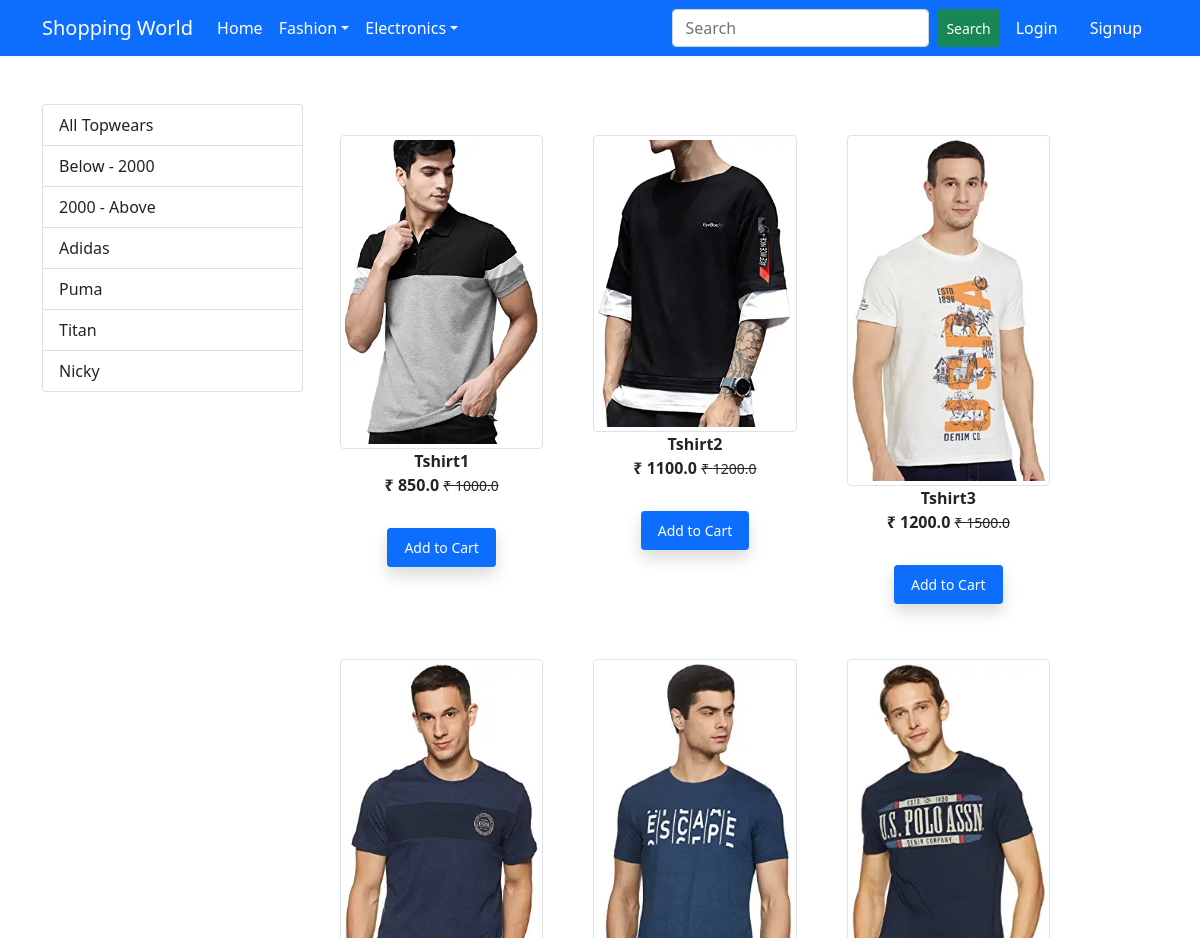
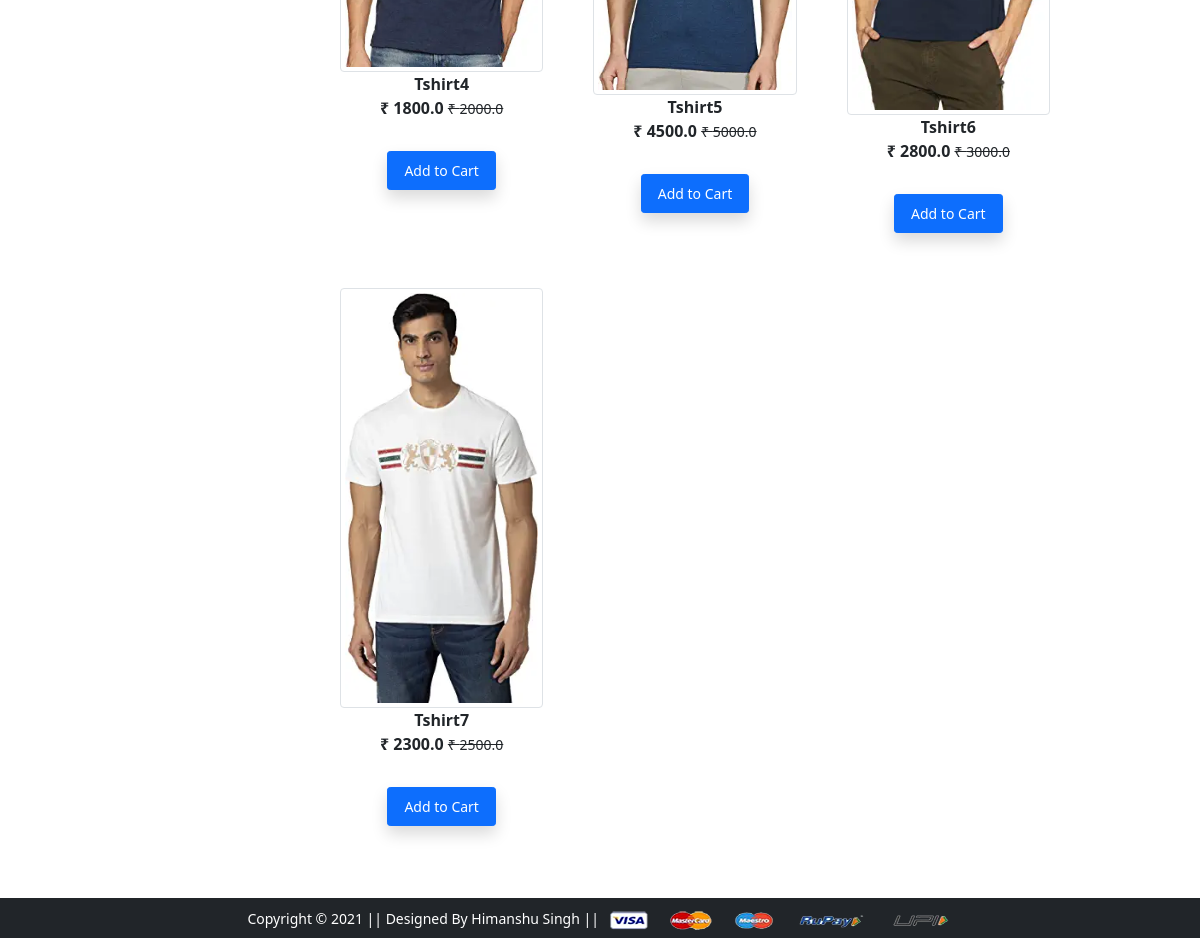
Screenshot of /topwears/ with the database file from the repository (2 pictures, top to bottom).
### core/models.py (models this page shows, shortened)
class Product(models.Model):
    title = models.CharField(max_length=255)
    selling_price = models.FloatField()
    discounted_price = models.FloatField()
    description = models.TextField()
    brand = models.CharField(max_length=255)
    category = models.CharField(choices=CATEGORY_CHOICES, max_length=255)
    product_image = models.ImageField(upload_to='product_img')

### core/views.py (the view)
# urls.py: path('topwears/', views.topwears, name='topwears'),
def topwears(request, data=None):
    topwears = Product.objects.filter(category='TW')
    if data is None:
        items = topwears
    elif data == 'Below':
        items = topwears.filter(discounted_price__lt=2000)
    elif data == 'Above':
        items = topwears.filter(discounted_price__gt=2000)
    else:
        items = topwears.filter(brand=data)
    context = {'items': items}
    return render(request, 'core/topwears.html', context)

### core/templates/core/topwears.html (shortened to what this page needs)
{% extends 'core/base.html' %}
{% load static %}
{% block main-content %}
    <div class="container my-5">
        <div class="row">
            <div class="col-sm-3">
                <div class="list-group">
                    <a href="{% url 'topwears' %}" class="list-group-item list-group-item-action">All Topwears</a>
                    <a href="{% url 'topwears_data' 'Below' %}" class="list-group-item list-group-item-action">Below - 2000</a>
                    <a href="{% url 'topwears_data' 'Above' %}" class="list-group-item list-group-item-action">2000 - Above</a>
                    <a href="{% url 'topwears_data' 'Adidas' %}" class="list-group-item list-group-item-action">Adidas</a>
                    <a href="{% url 'topwears_data' 'Puma' %}" class="list-group-item list-group-item-action">Puma</a>
                    <a href="{% url 'topwears_data' 'Titan' %}" class="list-group-item list-group-item-action">Titan</a>
                    <a href="{% url 'topwears_data' 'Nicky' %}" class="list-group-item list-group-item-action">Nicky</a>
                </div>
            </div>
            <div class="col-sm-8">
                <div class="row">
                    {% for item in items %}
                        <div class="col-sm-4 text-center mb-4">
                            <a href="{% url 'product_detail' item.id %}" class="btn">
                                <div class="item">
                                    <img src="{{item.product_image.url}}" alt="" class="img-fluid img-thumbnail">
                                    <div class="fw-bold">{{item.title}}</div>
                                    <div class="fw-bold">&#8377; {{item.discounted_price}} <small class="fw-light text-decoration-line-through">&#8377; {{item.selling_price}}</small></div> <br>
                                    <a href="{% url 'add_to_cart' %}" class="btn btn-sm btn-primary shadow px-3 py-2 mr-2">Add to Cart</a>
                                </div>
                            </a>
                        </div>
                    {% endfor %}
                </div>
            </div>
        </div>
    </div>
{% endblock main-content %}

### core/templates/core/base.html (shortened to what this page needs)
<!doctype html>
{% load static %}
<html lang="en">
<head>
    <link href="https://cdn.jsdelivr.net/npm/bootstrap@5.1.3/dist/css/bootstrap.min.css" rel="stylesheet">
    <link rel="stylesheet" href="{% static 'core/css/owl.carousel.min.css' %}">
    <link rel="stylesheet" href="{% static 'core/css/all.min.css' %}">
    <link rel="stylesheet" href="{% static 'core/css/style.css' %}">
</head>
<body>
    <nav class="navbar navbar-expand-lg navbar-dark bg-primary">
        <div class="container">
            <a class="navbar-brand" href="/">Shopping World</a>
            <div class="collapse navbar-collapse" id="navbarSupportedContent">
                <ul class="navbar-nav me-auto mb-2 mb-lg-0">
                    <li class="nav-item">
                        <a class="nav-link active" aria-current="page" href="/">Home</a>
                    </li>
                    <li class="nav-item dropdown">
                        <a class="nav-link dropdown-toggle text-white" href="#" id="fashionDropdown" role="button" data-bs-toggle="dropdown" aria-expanded="false">Fashion</a>
                    </li>
                    <li class="nav-item dropdown">
                        <a class="nav-link dropdown-toggle text-white" href="#" id="electronicsDropdown" role="button" data-bs-toggle="dropdown" aria-expanded="false">Electronics</a>
                    </li>
                </ul>
                <form class="d-flex">
                    <input class="form-control me-2" type="search" placeholder="Search" aria-label="Search">
                    <button class="btn btn-sm btn-success" type="submit">Search</button>
                </form>
                <div>
                    <ul class="navbar-nav me-auto mb-2 mb-lg-0">
                        {% if request.user.is_authenticated %}
                            <li class="nav-item dropdown mx-2">
                                <a class="nav-link dropdown-toggle text-white" href="#" id="profileDropdown" role="button" data-bs-toggle="dropdown" aria-expanded="false">{{request.user|capfirst}}</a>
                                <ul class="dropdown-menu" aria-labelledby="profileDropdown">
                                    <li><a class="dropdown-item" href="{% url 'profile' %}">Profile</a></li>
                                    <li><a class="dropdown-item" href="{% url 'orders' %}">Orders</a></li>
                                    <li><a class="dropdown-item" href="{% url 'password_change' %}">Password Change</a></li>
                                    <li><a class="dropdown-item" href="{% url 'logout' %}">Logout</a></li>
                                </ul>
                            </li>
                            <li class="nav-item mx-2">
                                <a href="{% url 'show_cart' %}" class="nav-link text-white"><span class="badge bg-danger">4</span> Cart </a>
                            </li>
                            {% else %}
                                <li class="nav-item mx-2">
                                    <a href="{% url 'login' %}" class="nav-link text-white">Login</a>
                                </li>
                                <li class="nav-item mx-2">
                                    <a href="{% url 'signup' %}" class="nav-link text-white">Signup</a>
                                </li>
                        {% endif %}
                    </ul>
                </div>
            </div>
        </div>
    </nav>
    {% block main-content %} {% endblock main-content %}
    <footer class="container-fluid bg-dark text-center p-2 mt-5">
        <small class="text-white">Copyright &copy; 2021 || Designed By Himanshu Singh || </small>
        <img src="{% static 'core/images/payment.png' %}" alt="" srcset="" class="img-fluid" height="2px">
    </footer>
</body>
</html>

### rows the page displays
Product: product_image (picture), title "Tshirt1", discounted_price "850.0", selling_price "1000.0"
Product: product_image (picture), title "Tshirt2", discounted_price "1100.0", selling_price "1200.0"
Product: product_image (picture), title "Tshirt3", discounted_price "1200.0", selling_price "1500.0"
Product: product_image (picture), title "Tshirt4", discounted_price "1800.0", selling_price "2000.0"
Product: product_image (picture), title "Tshirt5", discounted_price "4500.0", selling_price "5000.0"
Product: product_image (picture), title "Tshirt6", discounted_price "2800.0", selling_price "3000.0"
Product: product_image (picture), title "Tshirt7", discounted_price "2300.0", selling_price "2500.0"
